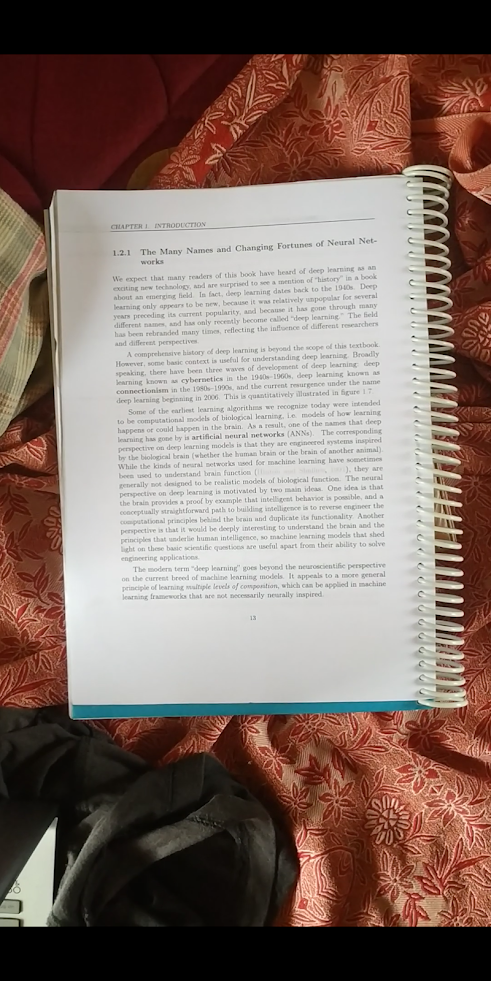
#> input picture images/pic53.png, 491 x 981 px, found by its file name
$ jupyter execute --allow-errors newspaper.ipynb
#> lines starting #> are read from the running program, lines starting #| are printed output that depends on the picture; after the words box and inside, x2 and y2 are one past the last pixel; in counts of white or black regions, pixels touching at a corner belong together
[cell 1]
import cv2
image = cv2.imread('pic53.png') # reading the image
#> image is the input picture: shape (981, 491, 3); mean B, G, R 102.6, 110.6, 130
gray = cv2.cvtColor(image, cv2.COLOR_BGR2GRAY) # convert2grayscale
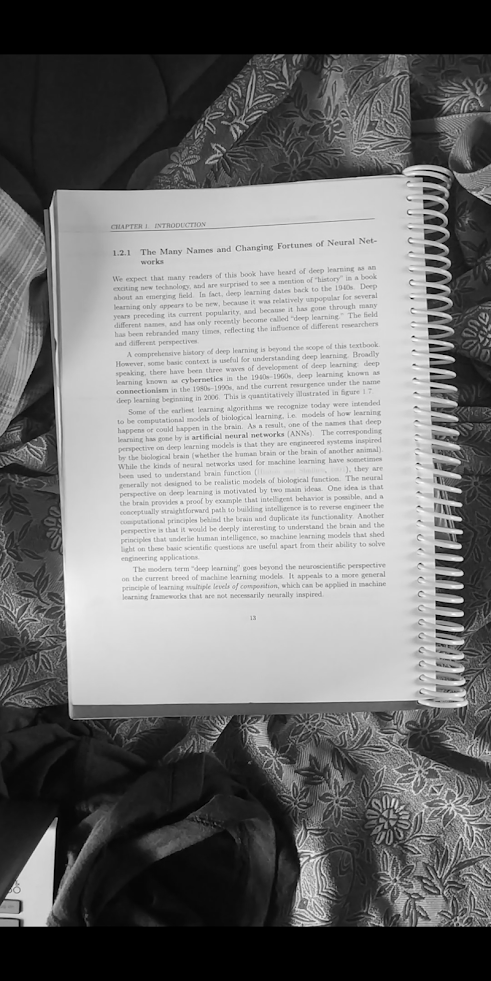
#> gray: shape (981, 491); min 0, max 254, mean 115.5
thresh, binary = cv2.threshold(gray, 150, 255, cv2.THRESH_BINARY | cv2.THRESH_OTSU) # convert2binary
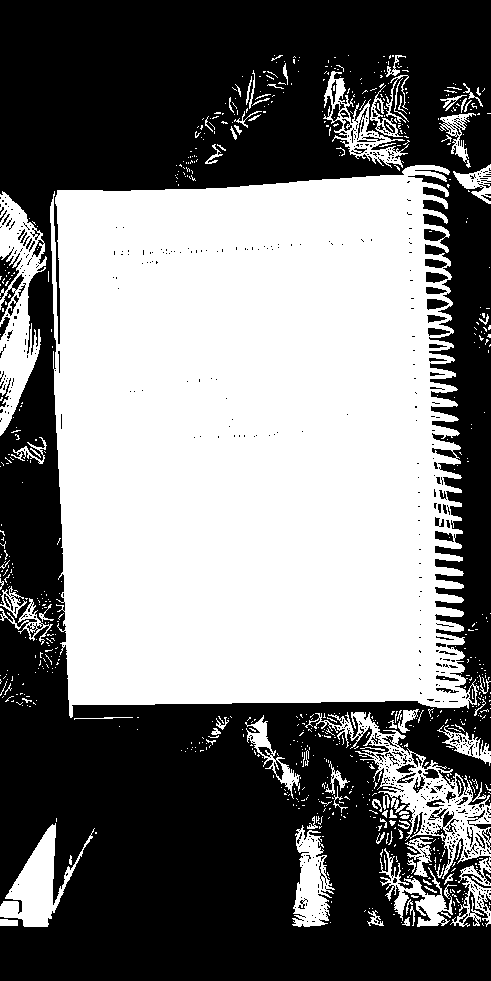
#> binary: shape (981, 491); 48.6% white; 787 white regions (701 under 20 px)
#> thresh = 117
smallbin=cv2.resize(binary,(720,960))
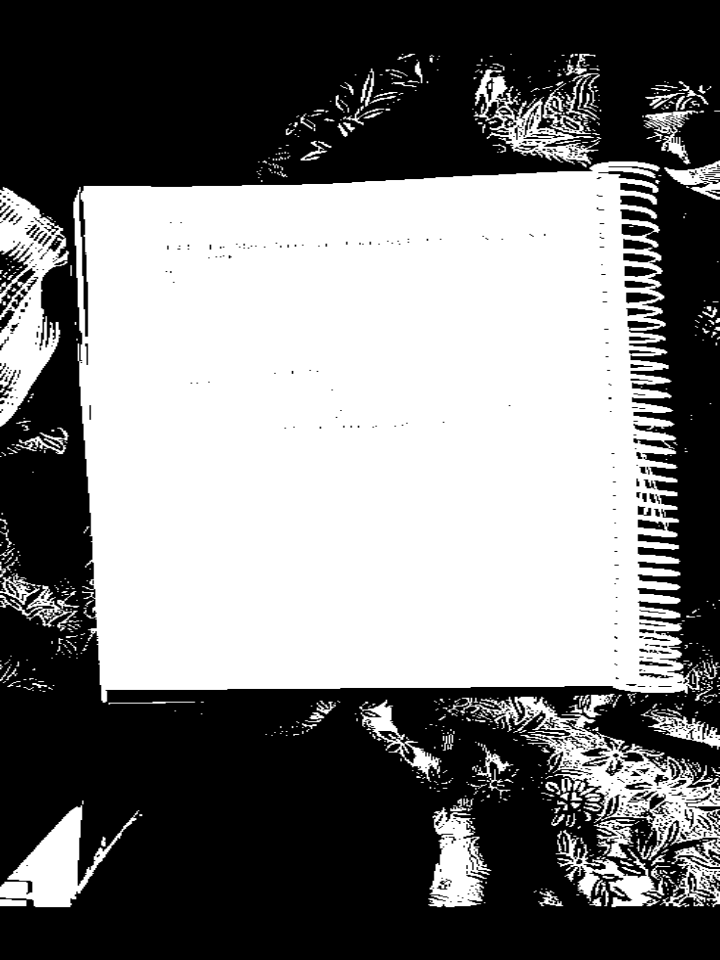
#> smallbin: shape (960, 720); min 0, max 255, mean 123.9
cv2.imshow('binary',smallbin)
#cv2.imwrite('binary.png', binary)
cv2.waitKey(0)
cv2.destroyAllWindows()

#> (a cell that did not finish here is left out)

[cell 3]
import numpy as np
mask = np.ones(image.shape[:2], dtype="uint8")* 255 # create blank image of same dimension of the original image
contours, _= cv2.findContours(~binary,cv2.RETR_EXTERNAL,cv2.CHAIN_APPROX_SIMPLE)
#> contours = 334 contours, 311 with area under 20; largest, box (x1, y1, x2, y2) and area: (0, 0, 491, 981) 457261, (0, 247, 22, 300) 395, (0, 274, 24, 322) 220, (423, 769, 439, 779) 85, (0, 317, 10, 340) 78
heights = [cv2.boundingRect(contour)[3] for contour in contours] # collecting heights of each contour
#> heights = 334 values, max 981 at index 333, min 1 at index 1, mean 6.79
avgheight = sum(heights)/len(heights) # average height
#> avgheight = 6.79
# finding the larger contours
# Applying Height heuristic
for c in contours:
    [x,y,w,h] = cv2.boundingRect(c)
    if h > 2*avgheight and h<10*avgheight:
        cv2.drawContours(mask, [c], -1, 0, -1)
#> this loop made 334 passes
#> (x, y, w, h) on passes 2 to 4: (487, 912, 1, 1), (468, 908, 1, 1), (477, 906, 1, 1)
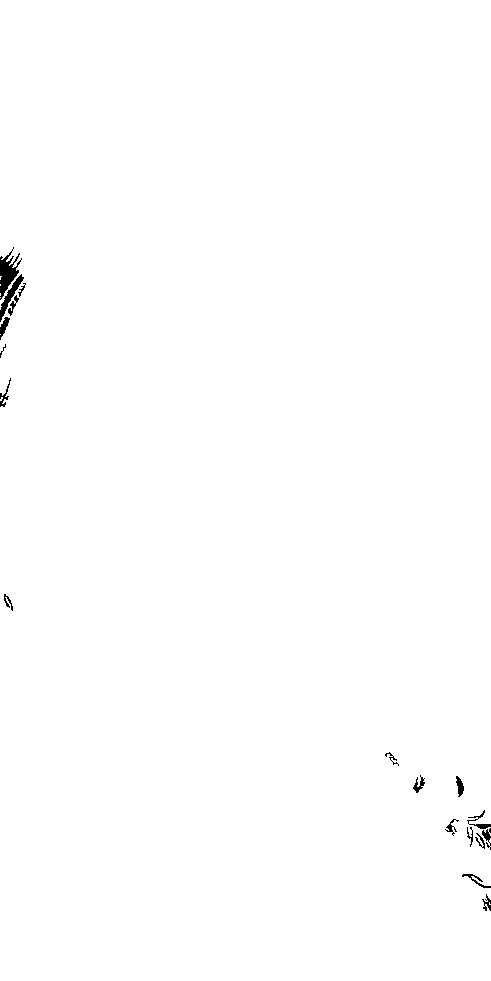
#> mask: shape (981, 491); 99.6% white; 18 black regions (1 under 20 px), largest, box (x1, y1, x2, y2) and area: (0, 247, 22, 300) 487, (0, 274, 24, 322) 270, (467, 810, 491, 829) 117

smallmask=cv2.resize(mask,(720,960))
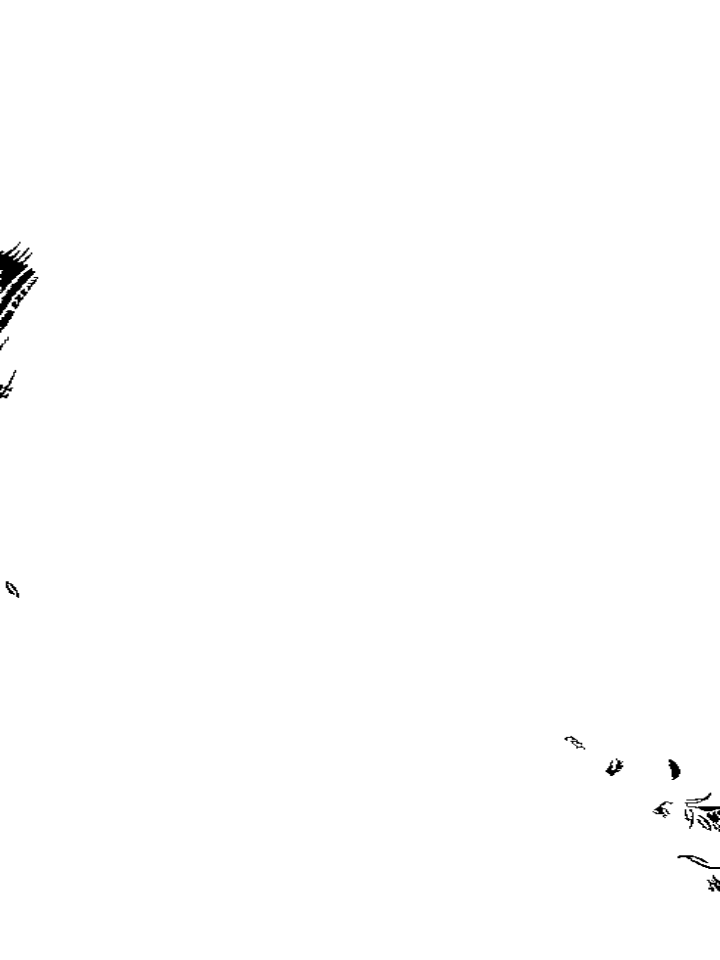
#> smallmask: shape (960, 720); min 0, max 255, mean 254
cv2.imshow('filter', smallmask)
#cv2.imwrite('filter.png', mask)
cv2.waitKey(0)
cv2.destroyAllWindows()

[cell 4]
mask1=mask.copy()
for c in contours:
    [x,y,w,h] = cv2.boundingRect(c)
    if h > 2*avgheight and h<10*avgheight:
        d=np.array([[[x,y],[x,y+h],[x+w,y+h],[x+w,y]]])
        cv2.drawContours(mask1, [d], -1, 0, -1)
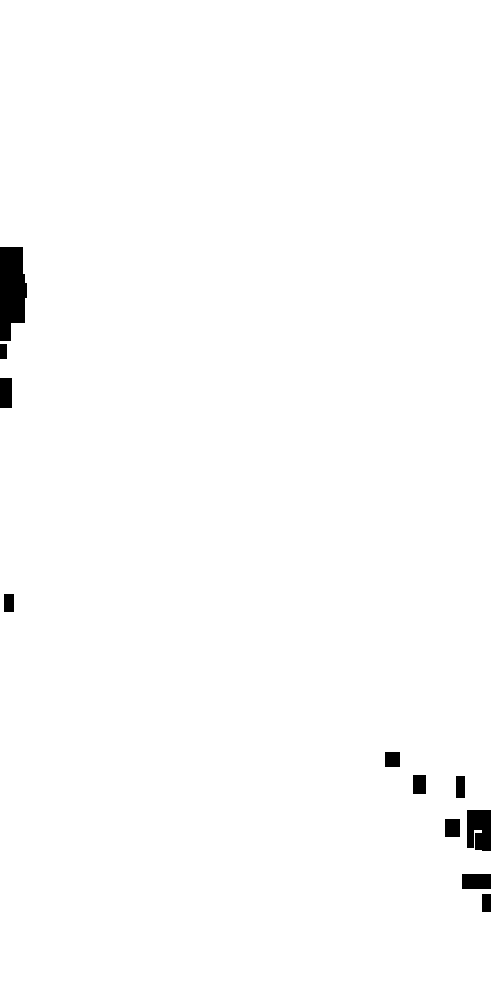
#> mask1: shape (981, 491); 98.9% white; 11 black regions, largest, box (x1, y1, x2, y2) and area: (0, 247, 27, 341) 2074, (467, 810, 491, 851) 914, (462, 874, 491, 889) 435
smallmask1=cv2.resize(mask1,(720,960))
cv2.imshow('filter', smallmask1)
#cv2.imwrite('filter.png', mask)
cv2.waitKey(0)
cv2.destroyAllWindows()

[cell 5]
color = cv2.cvtColor(mask1, cv2.COLOR_GRAY2BGR)
#> color: shape (981, 491, 3); 98.9% white; 11 black regions
image1 = cv2.imread('/home/madhan/EE04_Tess/newspaper/news3.png') # reading the image

#> (the rest of this cell did not finish here and is left out)

[cell 6]
image.shape
#> Out = (981, 491, 3)

[cell 7]
import numpy as np
import cv2
image = cv2.imread('/home/madhan/EE04_Tess/newspaper/news3.png') # reading the image
#> (the rest of this cell did not finish here and is left out)

[cell 8]
contours
#> Out has the same summary as contours
